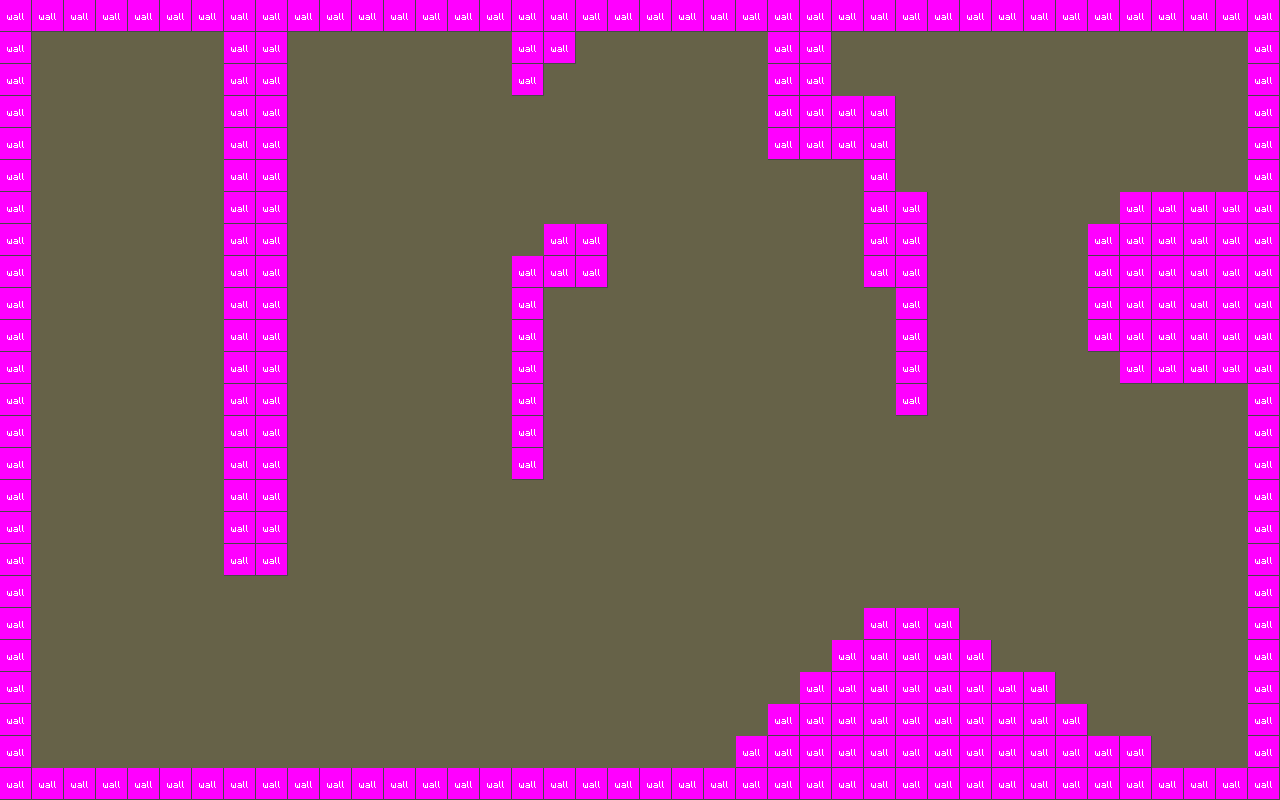

Below is a game level as drawn by its tile map, then a one-line description and the .tmx that defines it (tile-layer data replaced by summaries):
An orthogonal 40x25 tile map with 32x32 px tiles, 2 tile layers (Ground, Collision), 2 tilesets and 33 objects (17x func_light, player_spawn, corner, hall, second_hall, ...).

<map version="1.0" orientation="orthogonal" width="40" height="25" tilewidth="32" tileheight="32">
 <tileset firstgid="1" name="gametiles" tilewidth="32" tileheight="32">
  <image source="gametiles.png" width="128" height="128" />
  <tile id="4">
   <properties>
    <property name="classname" value="func_light" />
   </properties>
  </tile>
 </tileset>
 <tileset firstgid="17" name="rogue" tilewidth="32" tileheight="32">
  <image source="rogue.png" width="128" height="128" />
 </tileset>
 <layer name="Ground" width="40" height="25">
  <data>[1000 cells, 1000 non-empty, 2 distinct tile ids]</data>
 </layer>
 <layer name="Collision" width="40" height="25">
  <data>[1000 cells, 264 non-empty, 1 distinct tile ids]</data>
 </layer>
 <objectgroup name="Objects" width="40" height="25">
  <object name="player_spawn" gid="3" x="32" y="64">
   <properties>
    <property name="classname" value="info_player_spawn" />
   </properties>
  </object>
  <object name="corner" gid="4" x="128" y="704">
   <properties>
    <property name="classname" value="func_waypoint" />
    <property name="next_waypoint" value="hall" />
   </properties>
  </object>
  <object gid="1" x="96" y="224">
   <properties>
    <property name="classname" value="Enemy" />
    <property name="first_waypoint" value="hall" />
   </properties>
  </object>
  <object name="hall" gid="4" x="96" y="288">
   <properties>
    <property name="classname" value="func_waypoint" />
    <property name="next_waypoint" value="corner" />
   </properties>
  </object>
  <object name="func_light" gid="5" x="96" y="128">
   <properties>
    <property name="classname" value="func_light" />
   </properties>
  </object>
  <object name="func_light" gid="5" x="96" y="320">
   <properties>
    <property name="classname" value="func_light" />
   </properties>
  </object>
  <object name="func_light" gid="5" x="96" y="512">
   <properties>
    <property name="classname" value="func_light" />
   </properties>
  </object>
  <object name="func_light" gid="5" x="32" y="704">
   <properties>
    <property name="classname" value="func_light" />
   </properties>
  </object>
  <object name="func_light" gid="5" x="608" y="704">
   <properties>
    <property name="classname" value="func_light" />
   </properties>
  </object>
  <object name="second_hall" gid="4" x="384" y="576">
   <properties>
    <property name="classname" value="func_waypoint" />
    <property name="next_waypoint" value="upper_alcove" />
   </properties>
  </object>
  <object name="upper_alcove" gid="4" x="352" y="128">
   <properties>
    <property name="classname" value="func_waypoint" />
    <property name="next_waypoint" value="second_hall" />
   </properties>
  </object>
  <object name="func_light" gid="5" x="288" y="480">
   <properties>
    <property name="classname" value="func_light" />
   </properties>
  </object>
  <object name="func_light" gid="5" x="384" y="64">
   <properties>
    <property name="classname" value="func_light" />
   </properties>
  </object>
  <object gid="1" x="384" y="608">
   <properties>
    <property name="classname" value="Enemy" />
    <property name="first_waypoint" value="second_hall" />
   </properties>
  </object>
  <object name="func_light" gid="5" x="640" y="128">
   <properties>
    <property name="classname" value="func_light" />
   </properties>
  </object>
  <object name="func_light" gid="5" x="608" y="288">
   <properties>
    <property name="classname" value="func_light" />
   </properties>
  </object>
  <object name="func_light" gid="5" x="896" y="608">
   <properties>
    <property name="classname" value="func_light" />
   </properties>
  </object>
  <object name="func_light" gid="5" x="1088" y="384">
   <properties>
    <property name="classname" value="func_light" />
   </properties>
  </object>
  <object name="func_light" gid="5" x="1088" y="224">
   <properties>
    <property name="classname" value="func_light" />
   </properties>
  </object>
  <object name="func_light" gid="5" x="928" y="64">
   <properties>
    <property name="classname" value="func_light" />
   </properties>
  </object>
  <object gid="1" x="672" y="128">
   <properties>
    <property name="classname" value="Enemy" />
    <property name="first_waypoint" value="right_hall" />
   </properties>
  </object>
  <object name="right_alcove" gid="4" x="704" y="160">
   <properties>
    <property name="classname" value="func_waypoint" />
    <property name="next_waypoint" value="right_hall" />
   </properties>
  </object>
  <object name="right_hall" gid="4" x="800" y="512">
   <properties>
    <property name="classname" value="func_waypoint" />
    <property name="next_waypoint" value="right_alcove" />
   </properties>
  </object>
  <object name="right_hall2" gid="4" x="704" y="608">
   <properties>
    <property name="classname" value="func_waypoint" />
    <property name="next_waypoint" value="second_hall_south" />
   </properties>
  </object>
  <object name="second_hall_south" gid="4" x="448" y="704">
   <properties>
    <property name="classname" value="func_waypoint" />
    <property name="next_waypoint" value="right_hall2" />
   </properties>
  </object>
  <object gid="1" x="736" y="608">
   <properties>
    <property name="classname" value="Enemy" />
    <property name="first_waypoint" value="right_hall2" />
   </properties>
  </object>
  <object name="func_light" gid="5" x="608" y="512">
   <properties>
    <property name="classname" value="func_light" />
   </properties>
  </object>
  <object name="func_light" gid="5" x="320" y="704">
   <properties>
    <property name="classname" value="func_light" />
   </properties>
  </object>
  <object name="func_light" gid="5" x="864" y="416">
   <properties>
    <property name="classname" value="func_light" />
   </properties>
  </object>
  <object name="func_light" gid="5" x="832" y="192">
   <properties>
    <property name="classname" value="func_light" />
   </properties>
  </object>
  <object gid="6" x="1120" y="96">
   <properties>
    <property name="classname" value="func_loot" />
   </properties>
  </object>
  <object gid="6" x="384" y="320">
   <properties>
    <property name="classname" value="func_loot" />
   </properties>
  </object>
  <object gid="6" x="672" y="736">
   <properties>
    <property name="classname" value="func_loot" />
   </properties>
  </object>
 </objectgroup>
</map>
